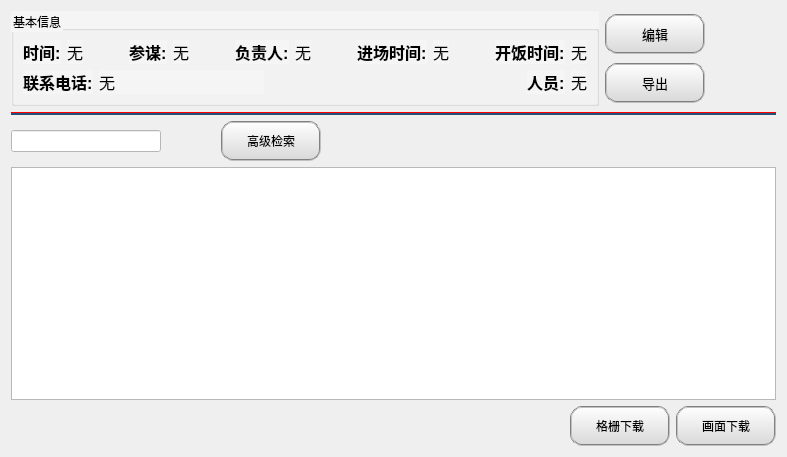
<?xml version="1.0" encoding="UTF-8"?>
<ui version="4.0">
 <class>MissionSendWidget</class>
 <widget class="QWidget" name="MissionSendWidget">
  <property name="geometry">
   <rect>
    <x>0</x>
    <y>0</y>
    <width>787</width>
    <height>457</height>
   </rect>
  </property>
  <property name="windowTitle">
   <string>Form</string>
  </property>
  <layout class="QVBoxLayout" name="verticalLayout_3">
   <item>
    <layout class="QHBoxLayout" name="horizontalLayout_4">
     <item>
      <widget class="QGroupBox" name="groupBox">
       <property name="styleSheet">
        <string notr="true">background-color: rgb(245, 245, 245);</string>
       </property>
       <property name="title">
        <string>基本信息</string>
       </property>
       <layout class="QVBoxLayout" name="verticalLayout_2">
        <item>
         <layout class="QHBoxLayout" name="horizontalLayout">
          <item>
           <widget class="QLabel" name="label">
            <property name="font">
             <font>
              <pointsize>12</pointsize>
              <weight>75</weight>
              <bold>true</bold>
             </font>
            </property>
            <property name="text">
             <string>时间:</string>
            </property>
           </widget>
          </item>
          <item>
           <widget class="QLabel" name="label_2">
            <property name="font">
             <font>
              <pointsize>12</pointsize>
             </font>
            </property>
            <property name="text">
             <string>无</string>
            </property>
           </widget>
          </item>
          <item>
           <spacer name="horizontalSpacer_3">
            <property name="orientation">
             <enum>Qt::Horizontal</enum>
            </property>
            <property name="sizeHint" stdset="0">
             <size>
              <width>40</width>
              <height>20</height>
             </size>
            </property>
           </spacer>
          </item>
          <item>
           <widget class="QLabel" name="label_3">
            <property name="font">
             <font>
              <pointsize>12</pointsize>
              <weight>75</weight>
              <bold>true</bold>
             </font>
            </property>
            <property name="text">
             <string>参谋:</string>
            </property>
           </widget>
          </item>
          <item>
           <widget class="QLabel" name="label_4">
            <property name="font">
             <font>
              <pointsize>12</pointsize>
             </font>
            </property>
            <property name="text">
             <string>无</string>
            </property>
           </widget>
          </item>
          <item>
           <spacer name="horizontalSpacer_4">
            <property name="orientation">
             <enum>Qt::Horizontal</enum>
            </property>
            <property name="sizeHint" stdset="0">
             <size>
              <width>40</width>
              <height>20</height>
             </size>
            </property>
           </spacer>
          </item>
          <item>
           <widget class="QLabel" name="label_5">
            <property name="font">
             <font>
              <pointsize>12</pointsize>
              <weight>75</weight>
              <bold>true</bold>
             </font>
            </property>
            <property name="text">
             <string>负责人:</string>
            </property>
           </widget>
          </item>
          <item>
           <widget class="QLabel" name="label_6">
            <property name="font">
             <font>
              <pointsize>12</pointsize>
             </font>
            </property>
            <property name="text">
             <string>无</string>
            </property>
           </widget>
          </item>
          <item>
           <spacer name="horizontalSpacer_5">
            <property name="orientation">
             <enum>Qt::Horizontal</enum>
            </property>
            <property name="sizeHint" stdset="0">
             <size>
              <width>40</width>
              <height>20</height>
             </size>
            </property>
           </spacer>
          </item>
          <item>
           <widget class="QLabel" name="label_7">
            <property name="font">
             <font>
              <pointsize>12</pointsize>
              <weight>75</weight>
              <bold>true</bold>
             </font>
            </property>
            <property name="text">
             <string>进场时间:</string>
            </property>
           </widget>
          </item>
          <item>
           <widget class="QLabel" name="label_8">
            <property name="font">
             <font>
              <pointsize>12</pointsize>
             </font>
            </property>
            <property name="text">
             <string>无</string>
            </property>
           </widget>
          </item>
          <item>
           <spacer name="horizontalSpacer_6">
            <property name="orientation">
             <enum>Qt::Horizontal</enum>
            </property>
            <property name="sizeHint" stdset="0">
             <size>
              <width>40</width>
              <height>20</height>
             </size>
            </property>
           </spacer>
          </item>
          <item>
           <widget class="QLabel" name="label_9">
            <property name="font">
             <font>
              <pointsize>12</pointsize>
              <weight>75</weight>
              <bold>true</bold>
             </font>
            </property>
            <property name="text">
             <string>开饭时间:</string>
            </property>
           </widget>
          </item>
          <item>
           <widget class="QLabel" name="label_10">
            <property name="font">
             <font>
              <pointsize>12</pointsize>
             </font>
            </property>
            <property name="text">
             <string>无</string>
            </property>
           </widget>
          </item>
         </layout>
        </item>
        <item>
         <layout class="QHBoxLayout" name="horizontalLayout_2">
          <item>
           <widget class="QLabel" name="label_13">
            <property name="font">
             <font>
              <pointsize>12</pointsize>
              <weight>75</weight>
              <bold>true</bold>
             </font>
            </property>
            <property name="text">
             <string>联系电话:</string>
            </property>
           </widget>
          </item>
          <item>
           <widget class="QLabel" name="label_14">
            <property name="minimumSize">
             <size>
              <width>165</width>
              <height>0</height>
             </size>
            </property>
            <property name="font">
             <font>
              <pointsize>12</pointsize>
             </font>
            </property>
            <property name="text">
             <string>无</string>
            </property>
           </widget>
          </item>
          <item>
           <spacer name="horizontalSpacer_7">
            <property name="orientation">
             <enum>Qt::Horizontal</enum>
            </property>
            <property name="sizeHint" stdset="0">
             <size>
              <width>40</width>
              <height>20</height>
             </size>
            </property>
           </spacer>
          </item>
          <item>
           <widget class="QLabel" name="label_15">
            <property name="font">
             <font>
              <pointsize>12</pointsize>
              <weight>75</weight>
              <bold>true</bold>
             </font>
            </property>
            <property name="text">
             <string>人员:</string>
            </property>
           </widget>
          </item>
          <item>
           <widget class="QLabel" name="label_16">
            <property name="font">
             <font>
              <pointsize>12</pointsize>
             </font>
            </property>
            <property name="text">
             <string>无</string>
            </property>
           </widget>
          </item>
         </layout>
        </item>
       </layout>
      </widget>
     </item>
     <item>
      <layout class="QVBoxLayout" name="verticalLayout">
       <item>
        <widget class="QPushButton" name="pushButton_6">
         <property name="minimumSize">
          <size>
           <width>100</width>
           <height>40</height>
          </size>
         </property>
         <property name="maximumSize">
          <size>
           <width>100</width>
           <height>40</height>
          </size>
         </property>
         <property name="font">
          <font>
           <family>微软雅黑</family>
           <pointsize>10</pointsize>
           <weight>50</weight>
           <bold>false</bold>
          </font>
         </property>
         <property name="styleSheet">
          <string notr="true">
QPushButton {background-color: qlineargradient(x1:0, y1:0, x2:0, y2:1, stop:0 #FFFFFF, stop:1 #D8D8D8);border-radius: 5px;padding: 10px;color: black;}QPushButton:pressed {background-color: qlineargradient(x1:0, y1:0, x2:0, y2:1, stop:0 #D8D8D8, stop:1 #FFFFFF);}
QPushButton{color: rgb(0, 0, 0);}
QPushButton{border:2px groove gray;border-radius:12px;padding:2px 4px;}</string>
         </property>
         <property name="text">
          <string>编辑</string>
         </property>
        </widget>
       </item>
       <item>
        <widget class="QPushButton" name="pushButton_7">
         <property name="minimumSize">
          <size>
           <width>100</width>
           <height>40</height>
          </size>
         </property>
         <property name="maximumSize">
          <size>
           <width>100</width>
           <height>40</height>
          </size>
         </property>
         <property name="font">
          <font>
           <family>微软雅黑</family>
           <pointsize>10</pointsize>
           <weight>50</weight>
           <bold>false</bold>
          </font>
         </property>
         <property name="styleSheet">
          <string notr="true">
QPushButton {background-color: qlineargradient(x1:0, y1:0, x2:0, y2:1, stop:0 #FFFFFF, stop:1 #D8D8D8);border-radius: 5px;padding: 10px;color: black;}QPushButton:pressed {background-color: qlineargradient(x1:0, y1:0, x2:0, y2:1, stop:0 #D8D8D8, stop:1 #FFFFFF);}
QPushButton{color: rgb(0, 0, 0);}
QPushButton{border:2px groove gray;border-radius:12px;padding:2px 4px;}</string>
         </property>
         <property name="text">
          <string>导出</string>
         </property>
        </widget>
       </item>
      </layout>
     </item>
     <item>
      <spacer name="horizontalSpacer_2">
       <property name="orientation">
        <enum>Qt::Horizontal</enum>
       </property>
       <property name="sizeHint" stdset="0">
        <size>
         <width>40</width>
         <height>20</height>
        </size>
       </property>
      </spacer>
     </item>
    </layout>
   </item>
   <item>
    <widget class="Line" name="line">
     <property name="baseSize">
      <size>
       <width>0</width>
       <height>0</height>
      </size>
     </property>
     <property name="styleSheet">
      <string notr="true">border-top: 1px solid red; background-color: rgb(36,81,120);</string>
     </property>
     <property name="orientation">
      <enum>Qt::Horizontal</enum>
     </property>
    </widget>
   </item>
   <item>
    <layout class="QHBoxLayout" name="horizontalLayout_3">
     <item>
      <widget class="QLineEdit" name="lineEdit">
       <property name="maximumSize">
        <size>
         <width>150</width>
         <height>16777215</height>
        </size>
       </property>
       <property name="sizeIncrement">
        <size>
         <width>150</width>
         <height>0</height>
        </size>
       </property>
       <property name="baseSize">
        <size>
         <width>150</width>
         <height>0</height>
        </size>
       </property>
       <property name="styleSheet">
        <string notr="true">background-color: rgb(255, 255, 255);</string>
       </property>
      </widget>
     </item>
     <item>
      <widget class="QPushButton" name="pushButton">
       <property name="minimumSize">
        <size>
         <width>35</width>
         <height>35</height>
        </size>
       </property>
       <property name="maximumSize">
        <size>
         <width>35</width>
         <height>35</height>
        </size>
       </property>
       <property name="styleSheet">
        <string notr="true">border:0px;
background-color: rgba(255, 255, 255, 0);
border-image: url(:/image/search.svg);</string>
       </property>
       <property name="text">
        <string/>
       </property>
      </widget>
     </item>
     <item>
      <widget class="QLabel" name="label_17">
       <property name="text">
        <string/>
       </property>
      </widget>
     </item>
     <item>
      <widget class="QPushButton" name="pushButton_10">
       <property name="minimumSize">
        <size>
         <width>100</width>
         <height>40</height>
        </size>
       </property>
       <property name="maximumSize">
        <size>
         <width>100</width>
         <height>40</height>
        </size>
       </property>
       <property name="font">
        <font>
         <family>微软雅黑</family>
        </font>
       </property>
       <property name="styleSheet">
        <string notr="true">
QPushButton {background-color: qlineargradient(x1:0, y1:0, x2:0, y2:1, stop:0 #FFFFFF, stop:1 #D8D8D8);border-radius: 5px;padding: 10px;color: black;}QPushButton:pressed {background-color: qlineargradient(x1:0, y1:0, x2:0, y2:1, stop:0 #D8D8D8, stop:1 #FFFFFF);}
QPushButton{color: rgb(0, 0, 0);}
QPushButton{border:2px groove gray;border-radius:12px;padding:2px 4px;}</string>
       </property>
       <property name="text">
        <string>高级检索</string>
       </property>
      </widget>
     </item>
     <item>
      <spacer name="horizontalSpacer">
       <property name="orientation">
        <enum>Qt::Horizontal</enum>
       </property>
       <property name="sizeHint" stdset="0">
        <size>
         <width>40</width>
         <height>20</height>
        </size>
       </property>
      </spacer>
     </item>
     <item>
      <widget class="QPushButton" name="pushButton_11">
       <property name="minimumSize">
        <size>
         <width>35</width>
         <height>35</height>
        </size>
       </property>
       <property name="maximumSize">
        <size>
         <width>35</width>
         <height>35</height>
        </size>
       </property>
       <property name="styleSheet">
        <string notr="true">border:0px;
background-color: rgba(255, 255, 255, 0);
border-image: url(:/image/refresh.png);</string>
       </property>
       <property name="text">
        <string/>
       </property>
      </widget>
     </item>
     <item>
      <widget class="QPushButton" name="pushButton_2">
       <property name="minimumSize">
        <size>
         <width>35</width>
         <height>35</height>
        </size>
       </property>
       <property name="maximumSize">
        <size>
         <width>35</width>
         <height>35</height>
        </size>
       </property>
       <property name="styleSheet">
        <string notr="true">border:0px;
background-color: rgba(255, 255, 255, 0);
border-image: url(:/image/add.png);</string>
       </property>
       <property name="text">
        <string/>
       </property>
      </widget>
     </item>
     <item>
      <widget class="QPushButton" name="pushButton_12">
       <property name="minimumSize">
        <size>
         <width>35</width>
         <height>35</height>
        </size>
       </property>
       <property name="maximumSize">
        <size>
         <width>35</width>
         <height>35</height>
        </size>
       </property>
       <property name="styleSheet">
        <string notr="true">border:0px;
background-color: rgba(255, 255, 255, 0);
border-image: url(:/image/back.svg);</string>
       </property>
       <property name="text">
        <string/>
       </property>
      </widget>
     </item>
     <item>
      <widget class="QPushButton" name="pushButton_5">
       <property name="minimumSize">
        <size>
         <width>35</width>
         <height>35</height>
        </size>
       </property>
       <property name="maximumSize">
        <size>
         <width>35</width>
         <height>35</height>
        </size>
       </property>
       <property name="styleSheet">
        <string notr="true">border:0px;
background-color: rgba(255, 255, 255, 0);
border-image: url(:/image/edit.png);</string>
       </property>
       <property name="text">
        <string/>
       </property>
      </widget>
     </item>
     <item>
      <widget class="QPushButton" name="pushButton_3">
       <property name="minimumSize">
        <size>
         <width>35</width>
         <height>35</height>
        </size>
       </property>
       <property name="maximumSize">
        <size>
         <width>35</width>
         <height>35</height>
        </size>
       </property>
       <property name="styleSheet">
        <string notr="true">border:0px;
background-color: rgba(255, 255, 255, 0);
border-image: url(:/image/delete.png);</string>
       </property>
       <property name="text">
        <string/>
       </property>
      </widget>
     </item>
     <item>
      <widget class="QPushButton" name="pushButton_4">
       <property name="minimumSize">
        <size>
         <width>35</width>
         <height>35</height>
        </size>
       </property>
       <property name="maximumSize">
        <size>
         <width>35</width>
         <height>35</height>
        </size>
       </property>
       <property name="styleSheet">
        <string notr="true">border:0px;
background-color: rgba(255, 255, 255, 0);
border-image: url(:/image/ok.png);</string>
       </property>
       <property name="text">
        <string/>
       </property>
      </widget>
     </item>
    </layout>
   </item>
   <item>
    <widget class="QTableWidget" name="tableWidget"/>
   </item>
   <item>
    <layout class="QHBoxLayout" name="horizontalLayout_6">
     <item>
      <spacer name="horizontalSpacer_8">
       <property name="orientation">
        <enum>Qt::Horizontal</enum>
       </property>
       <property name="sizeHint" stdset="0">
        <size>
         <width>40</width>
         <height>20</height>
        </size>
       </property>
      </spacer>
     </item>
     <item>
      <widget class="QPushButton" name="pushButton_9">
       <property name="minimumSize">
        <size>
         <width>100</width>
         <height>40</height>
        </size>
       </property>
       <property name="maximumSize">
        <size>
         <width>100</width>
         <height>40</height>
        </size>
       </property>
       <property name="styleSheet">
        <string notr="true">
QPushButton {background-color: qlineargradient(x1:0, y1:0, x2:0, y2:1, stop:0 #FFFFFF, stop:1 #D8D8D8);border-radius: 5px;padding: 10px;color: black;}QPushButton:pressed {background-color: qlineargradient(x1:0, y1:0, x2:0, y2:1, stop:0 #D8D8D8, stop:1 #FFFFFF);}
QPushButton{color: rgb(0, 0, 0);}
QPushButton{border:2px groove gray;border-radius:12px;padding:2px 4px;}</string>
       </property>
       <property name="text">
        <string>格栅下载</string>
       </property>
      </widget>
     </item>
     <item>
      <widget class="QPushButton" name="pushButton_8">
       <property name="minimumSize">
        <size>
         <width>100</width>
         <height>40</height>
        </size>
       </property>
       <property name="maximumSize">
        <size>
         <width>100</width>
         <height>40</height>
        </size>
       </property>
       <property name="styleSheet">
        <string notr="true">
QPushButton {background-color: qlineargradient(x1:0, y1:0, x2:0, y2:1, stop:0 #FFFFFF, stop:1 #D8D8D8);border-radius: 5px;padding: 10px;color: black;}QPushButton:pressed {background-color: qlineargradient(x1:0, y1:0, x2:0, y2:1, stop:0 #D8D8D8, stop:1 #FFFFFF);}
QPushButton{color: rgb(0, 0, 0);}
QPushButton{border:2px groove gray;border-radius:12px;padding:2px 4px;}</string>
       </property>
       <property name="text">
        <string>画面下载</string>
       </property>
      </widget>
     </item>
    </layout>
   </item>
  </layout>
 </widget>
 <resources/>
 <connections/>
</ui>
